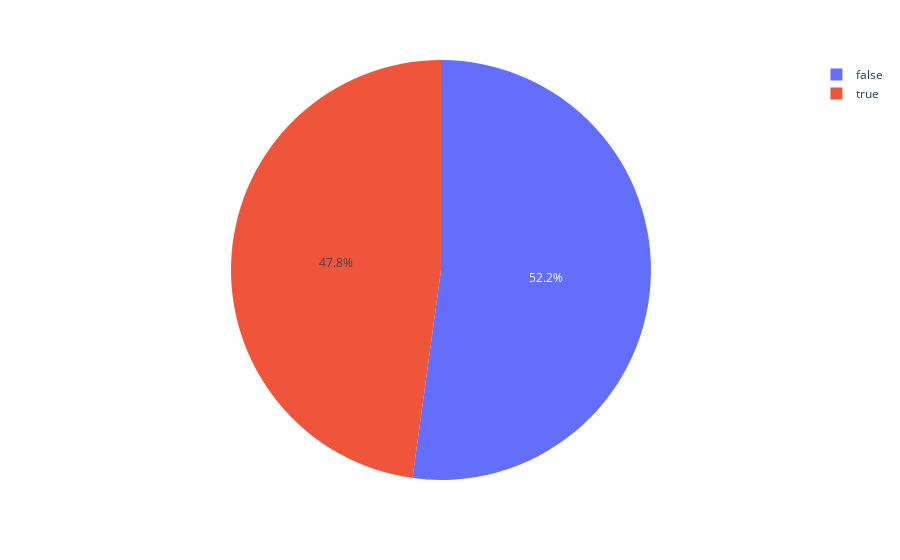

The code cell stored with this chart in its notebook:
### Code cell
df["transaction_value_abs"]=abs(df["transaction_value"])
grouped_df = df.groupby("isSelling").sum().reset_index()#.copy()
grouped_df
#grouped_df["transaction_value"]=abs(grouped_df["transaction_value"])
fig = px.pie(grouped_df, values='transaction_value_abs', names='isSelling')
fig.show()

### Figure 1 — Plotly figure (JSON) as saved in the notebook; plotly's stock layout.template omitted (floating-point values rounded to 4 significant figures)
{"data": [{"domain": {"x": [0, 1], "y": [0, 1]}, "hovertemplate": "isSelling=%{label}<br>transaction_value_abs=%{value}<extra></extra>", "labels": [false, true], "legendgroup": "", "name": "", "showlegend": true, "type": "pie", "values": [525200000.0, 481700000.0]}], "layout": {"legend": {"tracegroupgap": 0}, "margin": {"t": 60}}}
